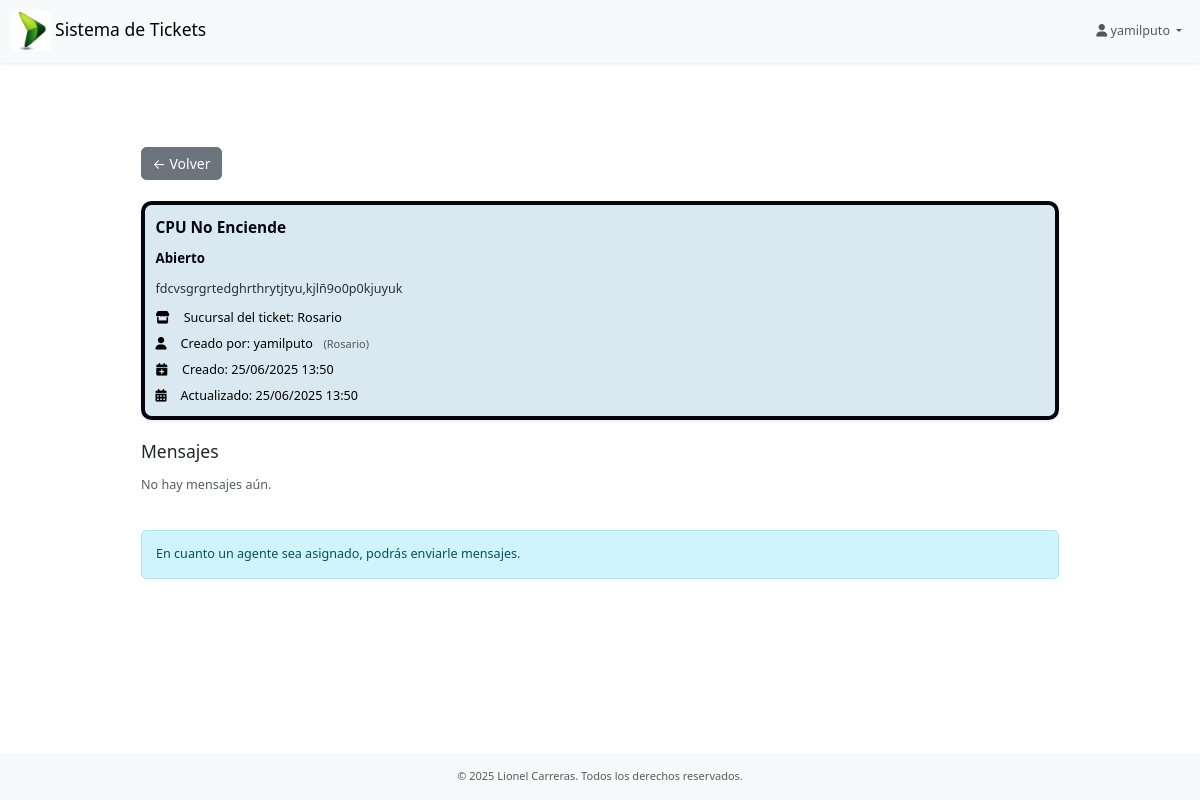
/soporte/ticket/85/ (signed in), run on the app's committed database.
### users/models.py (models this page shows)
class CustomUser(AbstractUser):
    sucursal = models.ForeignKey(
       'soporte.Sucursal',
        verbose_name= "Sucursal",
        on_delete=models.SET_NULL,
        null=True,
        blank=True,
        db_column='sucursalid_usuario',
    )
    must_change_password = models.BooleanField(
        default=True,
        help_text="Si es True, el usuario debe cambiar la contraseña en su próximo inicio de sesión."
    )

### soporte/models.py (models this page shows, shortened)
class Ticket(models.Model):
    titulo           = models.CharField("Título", max_length=200)
    descripcion      = models.TextField("Descripción", blank=True)
    creado_por       = models.ForeignKey(
        settings.AUTH_USER_MODEL,
        verbose_name="Creado por",
        related_name="tickets_creados",
        on_delete=models.CASCADE
    )
    asignado_a       = models.ForeignKey(
        settings.AUTH_USER_MODEL,
        verbose_name="Asignado a",
        related_name="tickets_asignados",
        null=True, blank=True,
        on_delete=models.SET_NULL
    )
    estado           = models.ForeignKey(
        EstadoTicket,
        verbose_name="Estado",
        on_delete=models.PROTECT
    )
    sucursal = models.ForeignKey('soporte.Sucursal',verbose_name="Sucursal del ticket",on_delete=models.PROTECT,db_column='sucursalid_ticket'
    )
    usuario_ip = models.CharField(
        "IP del usuario",
        max_length=20,
        null=True,
        blank=True
    )
    categoria = models.ForeignKey(
        CategoriaProblema,
        verbose_name="Categoría del problema",
        null=True, blank=True,
        on_delete=models.PROTECT,
        related_name='tickets_por_categoria'
    )
    problema = models.ForeignKey(
        ProblemaComun,
        verbose_name="Problema común",
        null=True, blank=True,
        on_delete=models.PROTECT,
        related_name='tickets_por_problema'
    )
    imagen_error     = models.ImageField(
        "Imagen del error",
        upload_to="tickets/",
        null=True, blank=True
    )
    motivo_anulacion = models.TextField("Motivo de anulación", null=True, blank=True)
    fecha_creado     = models.DateTimeField("Fecha de creación", auto_now_add=True)
    fecha_actualizado= models.DateTimeField("Fecha de actualización", auto_now=True)
    class Meta:
        verbose_name = "Ticket"
        verbose_name_plural = "Tickets"
        ordering = ['-fecha_creado']

class EstadoTicket(models.Model):
    nombre = models.CharField("Estado", max_length=50, unique=True)
    class Meta:
        verbose_name = "Estado de Ticket"
        verbose_name_plural = "Estados de Ticket"
        ordering = ['nombre']

class Sucursal(models.Model):
    id = models.IntegerField(primary_key=True)
    nombre = models.CharField("Nombre de la Sucursal", max_length=100, unique=True, null=True, blank=True)
    class Meta:
        verbose_name = "Sucursal"
        verbose_name_plural = "Sucursales"
        ordering = ['id']

### soporte/views.py (the view, shortened to what this page needs)
# urls.py: path('ticket/<int:ticket_id>/', views.detalle_ticket, name='detalle_ticket'),
@login_required
@group_required('usuario')
def detalle_ticket(request, ticket_id):
    ticket = get_object_or_404(Ticket, pk=ticket_id, creado_por=request.user)
    mensajes = ticket.mensajes.order_by('fecha_envio')
    if ticket.estado_id == 3:
        messages.info(request, "Este ticket está cerrado. No puedes enviar mensajes.")
        return render(request, 'soporte/usuarios/detalle_ticket.html', {
        'ticket':   ticket,
        'mensajes': mensajes,
    })
    if ticket.asignado_a is None:
        messages.warning(request, "Todavía no se ha asignado un agente a este ticket, no puedes enviar mensajes.")
        return render(request, 'soporte/usuarios/detalle_ticket.html', {
            'ticket':   ticket,
            'mensajes': mensajes,
        })

### soporte/views.py (called while the page is built)
def group_required(group_name):
    def in_group(u):
        return u.is_authenticated and u.groups.filter(name=group_name).exists()
    return user_passes_test(in_group, login_url='users:login')

### soporte/templates/soporte/usuarios/detalle_ticket.html (shortened to what this page needs)
{% extends 'soporte/app.html' %}
{% load static %}
{% block extra_css %}
  <link rel="stylesheet" href="{% static 'css/style.css' %}">
{% endblock %}
{% block content %}
<div class="container py-5">
  <a href="{% url 'soporte:dashboard_usuario' %}" class="btn btn-secondary mb-4">
    ← Volver
  </a>
  <div class="pricing-card shadow-sm mb-4">
    <div class="pricing-block-content">
      <div class="pricing-plan">{{ ticket.titulo }}</div>
      <div class="price-value">{{ ticket.estado.nombre }}</div>
      <div class="pricing-note">{{ ticket.descripcion|default:"— sin descripción —" }}</div>
      <div class="check-list">
        <div class="check-list-item">
          <i class="fas fa-store me-2"></i>
          Sucursal del ticket: {{ ticket.sucursal.nombre }}
        </div>
        <div class="check-list-item">
          <i class="fas fa-user me-2"></i>
          Creado por: {{ ticket.creado_por.username }}
          <small class="text-muted ms-1">({{ ticket.creado_por.sucursal.nombre }})</small>
        </div>
        <div class="check-list-item">
          <i class="fas fa-calendar-plus me-2"></i>
          Creado: {{ ticket.fecha_creado|date:"SHORT_DATETIME_FORMAT" }}
        </div>
        <div class="check-list-item">
          <i class="fas fa-calendar-alt me-2"></i>
          Actualizado: {{ ticket.fecha_actualizado|date:"SHORT_DATETIME_FORMAT" }}
        </div>
      </div>
    </div>
  </div>
  <h5 class="mb-3">Mensajes</h5>
  <div class="overflow-auto mb-4" style="max-height: 50vh;">
    <div class="d-flex flex-column gap-3">
      {% for m in mensajes %}
        <div class="pricing-card {% if m.emisor == request.user %}bg-light text-end{% endif %}">
          <div class="pricing-block-content">
            <div class="check-list-item">
              <i class="fas fa-user-circle me-2"></i>
              <strong>{{ m.emisor.username }}</strong>
              <small class="text-muted ms-2">{{ m.fecha_envio|date:"SHORT_DATETIME_FORMAT" }}</small>
            </div>
            <div class="pricing-note mt-2">{{ m.contenido }}</div>
          </div>
        </div>
      {% empty %}
        <p class="text-muted">No hay mensajes aún.</p>
      {% endfor %}
    </div>
  </div>
  {% if ticket.estado_id == 3 %}
    <div class="alert alert-warning">
      Este ticket está cerrado. No puedes enviar mensajes.
    </div>
  {% else %}
    <div class="alert alert-info">
      En cuanto un agente sea asignado, podrás enviarle mensajes.
    </div>
  {% endif %}
</div>
{% endblock %}

### soporte/templates/soporte/partials/navbar.html (shortened to what this page needs)
{% load static %}
<nav class="navbar navbar-expand-lg navbar-light bg-light shadow-sm">
  <div class="container-fluid">
    <a class="navbar-brand" href="{% if user.group.name == 'usuario' %}">
      {% url 'soporte:dashboard_usuario' %}
    {% else %}
      {% url 'soporte:dashboard_agente' %}"
    {% endif %}>
       <img src="{% static 'images/logo.jpeg' %}" alt="Logo" class="img-fluid" style="max-height: 40px;"></i> Sistema de Tickets
    </a>
    <div class="collapse navbar-collapse" id="mainNav">
      <ul class="navbar-nav ms-auto">
        {% if user.is_authenticated %}
    <li class="nav-item dropdown">
      <a
        class="nav-link dropdown-toggle"
        href="#"
        id="userMenu"
        role="button"
        data-bs-toggle="dropdown"
        aria-expanded="false"
      >
        <i class="fas fa-user"></i> {{ user.username }}
      </a>
        </li>
      </ul>
  {% else %}
    <li class="nav-item">
      <a class="nav-link" href="{% url 'users:login' %}">
        <i class="fas fa-sign-in-alt"></i> Iniciar sesión
      </a>
    </li>
  {% endif %}
    </div>
  </div>
</nav>

### static/css/style.css (style rules this page uses)
.pricing-card { background: #dae9f1; padding: 0.75rem; border-radius: 0.75rem; border: 0.5vmin solid #05060f; box-shadow: 0.4rem 0.4rem #05060f; overflow: hidden; color: black; display: flex; flex-direction: column; }
.pricing-block-content { flex: 1; display: flex; flex-direction: column; gap: 0.75rem; }
.pricing-plan { color: #05060f; font-size: 1.1rem; font-weight: 700; }
.price-value { color: #05060f; font-size: 0.95rem; font-weight: 700; }
.pricing-note { opacity: 0.8; }
.check-list { display: flex; flex-direction: column; gap: 0.5rem; }
.check-list-item { display: flex; align-items: center; gap: 0.5rem; }

### soporte/templates/soporte/app.html (style rules this page uses)
.container { max-width: 960px !important; }
@media (max-width: 1366px) { html { font-size: 90%; } }
@media (max-width: 1366px) { .pricing-card { padding: 0.6rem; } }
html { font-size: 87.5%; }
body { font-size: 0.9rem; }

### data on the page
CustomUser: username "yamilputo"
Ticket: titulo "CPU No Enciende", estado.nombre "Abierto", descripcion "fdcvsgrgrtedghrthrytjtyu,kjlñ9o0p0kjuyuk", sucursal.nombre "Rosario", creado_por.username "yamilputo", creado_por.sucursal.nombre "Rosario", fecha_creado "25/06/2025 13:50", fecha_actualizado "25/06/2025 13:50"
